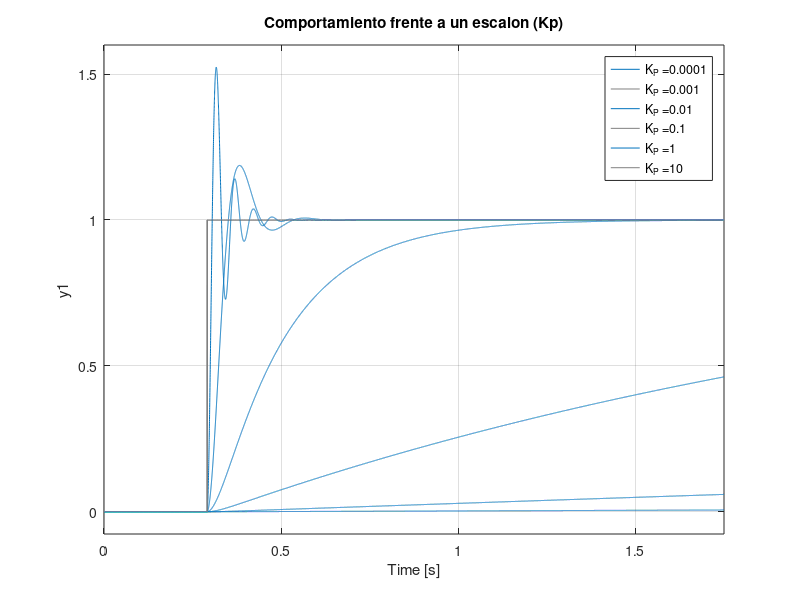
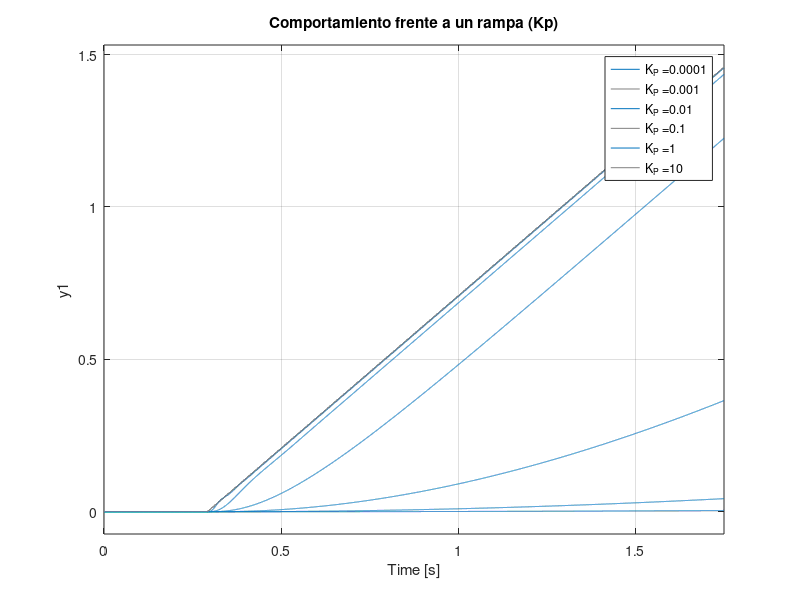
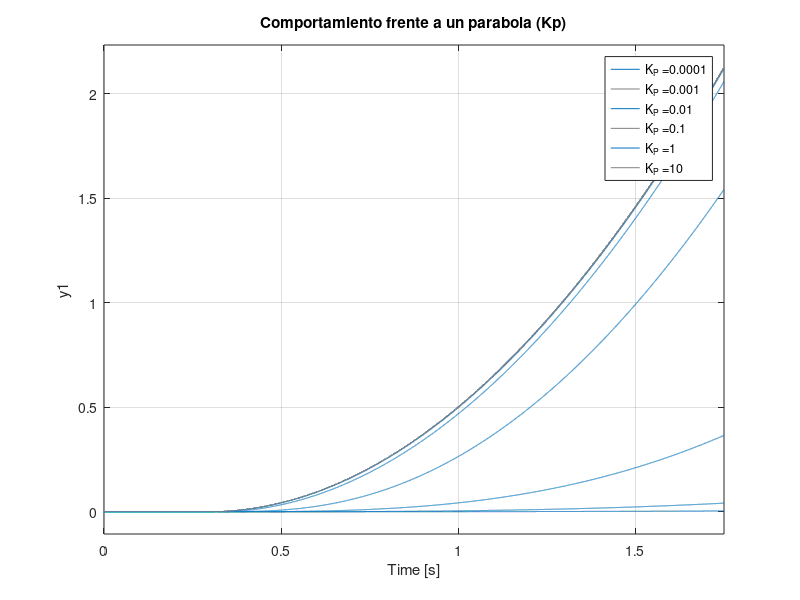
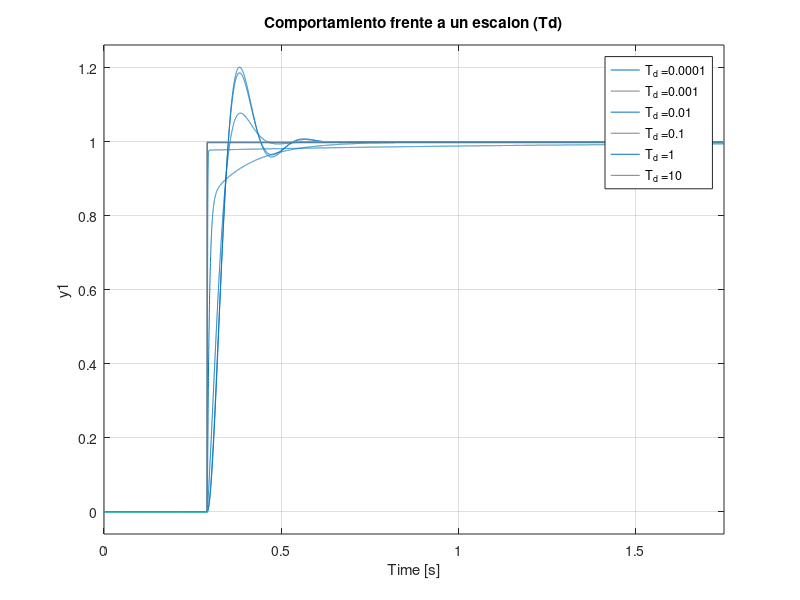

MATLAB code for these plots, in order: (Note: this script raises an error after producing the figures.)
clear all; close all;

%% Initiation Parameters
K = 1500;
p = 35;

x = p.*(0:0.0001/p:0.05);

aux = -4:1:1;
auxTd = -4:1:1;

Kp = 10.^aux;
Td = 10.^aux;

Kpfija = 1;
Tdfija = 0.001;

%% Td fijo

% Step
figure(1)
grid on;

Legend = cell(length(aux),1);

u = ones(1,length(x));
u(1:ceil(length(u)/6)) = 0;
t = x;

for i = 1:length(Kp)
    num = [Kp(i)*K*Tdfija Kp(i)*K];
    den = [1 p+Kp(i)*K*Tdfija K*Kp(i)];
    sys = tf(num,den);
    lsim(sys, u, t)
    Legend{i} = strcat('K_{P} = ', num2str(Kp(i)));
    hold on;
end

title('Comportamiento frente a un escalon (Kp)')
legend(Legend);
hold off;
saveas(gcf,'img/01_PDEscalonKp.png')

% Ramp
figure(2)
grid on;

Legend = cell(length(aux),1);

t = x;
u = t-t(ceil(length(t)/6));
u(1:ceil(length(u)/6)) = 0;

for i = 1:length(Kp)
    num = [Kp(i)*K*Tdfija Kp(i)*K];
    den = [1 p+Kp(i)*K*Tdfija K*Kp(i)];
    sys = tf(num,den);
    lsim(sys, u, t)
    Legend{i} = strcat('K_{P} = ', num2str(Kp(i)));
    hold on;
end

title('Comportamiento frente a un rampa (Kp)')
legend(Legend);
hold off;
saveas(gcf,'img/01_PDRampaKp.png')

% Parable
figure(3)
grid on;

Legend = cell(length(aux),1);

t = x;
u = (t-t(ceil(length(t)/6))).^2;
u(1:ceil(length(u)/6)) = 0;

for i = 1:length(Kp)
    num = [Kp(i)*K*Tdfija Kp(i)*K];
    den = [1 p+Kp(i)*K*Tdfija K*Kp(i)];
    sys = tf(num,den);
    lsim(sys, u, t)
    Legend{i} = strcat('K_{P} = ', num2str(Kp(i)));
    hold on;
end

title('Comportamiento frente a un parabola (Kp)')
legend(Legend);
hold off;
saveas(gcf,'img/01_PDParabolaKp.png')

%% Kp fijo

% Step
figure(4)
grid on;

Legend = cell(length(auxTd),1);

u = ones(1,length(x));
u(1:ceil(length(u)/6)) = 0;
t = x;

for i = 1:length(Td)
    num = [Kpfija*K*Td(i) Kpfija*K];
    den = [1 p+Kpfija*K*Td(i) K*Kpfija];
    sys = tf(num,den);
    lsim(sys, u, t)
    Legend{i} = strcat('T_{d} = ', num2str(Td(i)));
    hold on;
end

title('Comportamiento frente a un escalon (Td)')
legend(Legend);
hold off;
saveas(gcf,'img/01_PDEscalonTd.png')

% Ramp
figure(5)
grid on;

Legend = cell(length(auxTd),1);

t = x;
u = t-t(ceil(length(t)/6));
u(1:ceil(length(u)/6)) = 0;

for i = 1:length(Td)
    num = [Kpfija*K*Td(i) Kpfija*K];
    den = [1 p+Kpfija*K*Td(i) K*Kpfija];
    sys = tf(num,den);
    lsim(sys, u, t)
    Legend{i} = strcat('T_{d} = ', num2str(Td(i)));
    hold on;
end

title('Comportamiento frente a un rampa (Td)')
legend(Legend);
hold off;
saveas(gcf,'img/01_PDRampaTd.png')

% Parable
figure(6)
grid on;

Legend = cell(length(auxTd),1);

t = x;
u = (t-t(ceil(length(t)/6))).^2;
u(1:ceil(length(u)/6)) = 0;

for i = 1:length(Td)
    num = [Kpfija*K*Td(i) Kpfija*K];
    den = [1 p+Kpfija*K*Td(i) K*Kpfija];
    sys = tf(num,den);
    lsim(sys, u, t)
    Legend{i} = strcat('T_{d} = ', num2str(Td(i)));
    hold on;
end

title('Comportamiento frente a un parabola (Td)')
legend(Legend);
hold off;
saveas(gcf,'img/01_PDParabolaTd.png')

%% Rlocus

figure(7)

num = [K*Tdfija K];
den = [1 p 0];
rlocus(num,den)

saveas(gcf,'img/01_PDRlocusKp.png')

%% Derivada en 0

figure(8)

Kpfija = 0.15;
Tdfija = -0.05;

u = ones(1,length(x));
u(1:ceil(length(u)/6)) = 0;
t = x;

num = [Kpfija*K*Tdfija Kpfija*K];
den = [1 p+Kpfija*K*Tdfija K*Kpfija];
sys = tf(num,den);
lsim(sys, u, t)

title('Comportamiento frente a un escalón para Td = -0.05 y Kp = 0.15');

saveas(gcf,'img/01_PDDerivada.png')

figure(9)

num = [K*Tdfija K];
den = [1 p 0];
rlocus(num,den)

saveas(gcf,'img/01_PDRlocusDerivadaTd1.png')